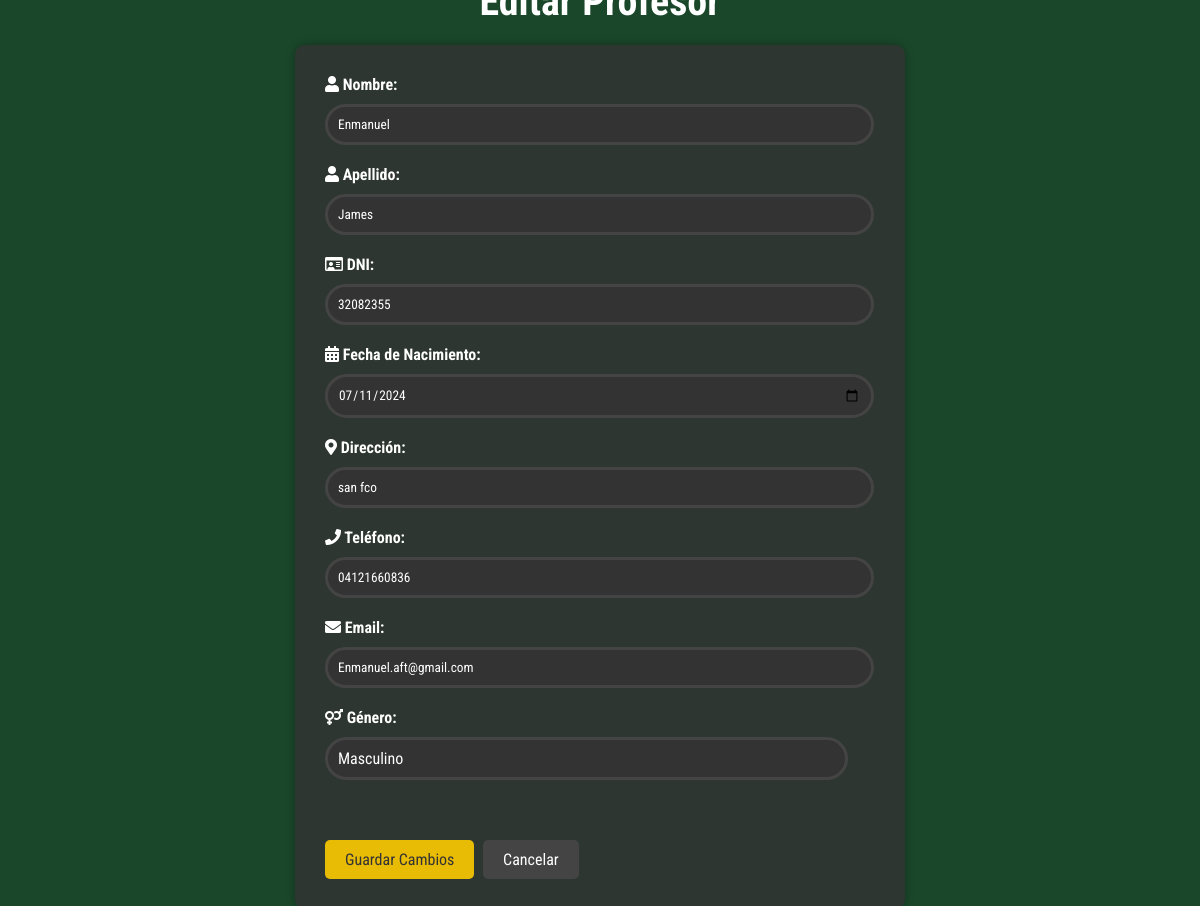
The app's page /edit_profesor/1 with its own data.
### tables this page shows
CREATE TABLE Profesor (
    id_profesor INTEGER PRIMARY KEY AUTOINCREMENT,
    dni_profesor VARCHAR(20) UNIQUE NOT NULL,
    nombre VARCHAR(100) NOT NULL,
    apellido VARCHAR(100) NOT NULL,
    fecha_nacimiento DATE NOT NULL,
    direccion VARCHAR(255) NOT NULL,
    telefono VARCHAR(20) NOT NULL,
    email VARCHAR(100) UNIQUE NOT NULL,
    genero CHAR(1) CHECK(genero IN ('M', 'F'))
);

### app/views_P.py (the view)
@app.route('/edit_profesor/<int:id>', methods=['GET', 'POST'])
def edit_profesor(id):
    conn = get_db()
    if request.method == 'POST':
        try:
            dni_profesor = request.form['dni']
            nombre = request.form['nombre']
            apellido = request.form['apellido']
            fecha_nacimiento = request.form['fecha_nacimiento']
            direccion = request.form['direccion']
            telefono = request.form['telefono']
            email = request.form['email']
            genero = request.form['genero']
            errores = []
            if not dni_profesor:
                errores.append('El DNI es obligatorio.')
            if not nombre:
                errores.append('El nombre es obligatorio.')
            if not apellido:
                errores.append('El apellido es obligatorio.')
            if not fecha_nacimiento:
                errores.append('La fecha de nacimiento es obligatoria.')
            if not direccion:
                errores.append('La dirección es obligatoria.')
            if not telefono:
                errores.append('El teléfono es obligatorio.')
            if not email:
                errores.append('El email es obligatorio.')
            if not genero:
                errores.append('El género es obligatorio.')
            if errores:
                return render_template('edit_profesor.html', id=id, errores=errores)
            conn.execute('''
                UPDATE Profesor
                SET dni_profesor = ?, nombre = ?, apellido = ?, fecha_nacimiento = ?, direccion = ?, telefono = ?, email = ?, genero = ?
                WHERE id_profesor = ?
            ''', (dni_profesor, nombre, apellido, fecha_nacimiento, direccion, telefono, email, genero, id))
            conn.commit()
            flash('Profesor actualizado correctamente.', 'success')
            return redirect(url_for('profesores'))
        except Exception as e:
            return handle_error(f'Error al editar profesor: {str(e)}')
        finally:
            conn.close()
    else:
        cursor = conn.execute('SELECT * FROM Profesor WHERE id_profesor = ?', (id,))
        profesor = cursor.fetchone()
        conn.close()
        return render_template('edit_profesor.html', profesor=profesor, id=id)

### app/views_P.py (called while the page is built)
def get_db():
    db = getattr(g, '_database', None)
    if db is None:
        db = g._database = sqlite3.connect(DATABASE)
        db.row_factory = sqlite3.Row
    return db

@app.teardown_appcontext
def close_connection(exception):
    db = getattr(g, '_database', None)
    if db is not None:
        db.close()

### app/templates/edit_profesor.html (shortened to what this page needs)
<!DOCTYPE html>
<html lang="es">
<head>
    <link rel="stylesheet" href="{{ url_for('static', filename='styles.css') }}">
    <link rel="stylesheet" href="https://cdnjs.cloudflare.com/ajax/libs/font-awesome/5.15.3/css/all.min.css">
</head>
<body>
    <h1>Editar Profesor</h1>
    <form method="POST" action="{{ url_for('edit_profesor', id=profesor.id_profesor) }}">
            <label for="nombre"><i class="fas fa-user"></i> Nombre:</label>
            <input type="text" id="nombre" name="nombre" value="{{ profesor.nombre }}" required>
            <label for="apellido"><i class="fas fa-user"></i> Apellido:</label>
            <input type="text" id="apellido" name="apellido" value="{{ profesor.apellido }}" required>
            <label for="dni"><i class="far fa-id-card"></i> DNI:</label>
            <input type="text" id="dni" name="dni" value="{{ profesor.dni_profesor }}" readonly>
            <label for="fecha_nacimiento"><i class="fas fa-calendar-alt"></i> Fecha de Nacimiento:</label>
            <input type="date" id="fecha_nacimiento" name="fecha_nacimiento" value="{{ profesor.fecha_nacimiento }}">
            <label for="direccion"><i class="fas fa-map-marker-alt"></i> Dirección:</label>
            <input type="text" id="direccion" name="direccion" value="{{ profesor.direccion }} " required>
            <label for="telefono"><i class="fas fa-phone"></i> Teléfono:</label>
            <input type="tel" id="telefono" name="telefono" value="{{ profesor.telefono }}" required>
            <label for="email"><i class="fas fa-envelope"></i> Email:</label>
            <input type="email" id="email" name="email" value="{{ profesor.email }}" required>
            <label for="genero"><i class="fas fa-venus-mars"></i> Género:</label>
            <select id="genero" name="genero" required>
                <option value="M" {% if profesor.genero == 'M' %} selected {% endif %}>Masculino</option>
            </select>
        <button type="submit" class="btn">Guardar Cambios</button>
        <a href="{{ url_for('profesores') }}" class="btn btn-secondary">Cancelar</a>
    </form>
</body>
</html>

### app/static/styles.css (style rules this page uses)
body { font-family: 'Roboto Condensed', sans-serif; background-color: #4F0F19; display: flex; justify-content: center; align-items: center; height: 100vh; margin: 0; }
button { background-color: #e8bb05; color: #333; border: none; margin-top: 40px; padding: 10px 40px; border-radius: 100px; cursor: pointer; transition: background-color 0.5s; font-size: 20px; font-family: 'Roboto Condensed', sans-serif; margin-left: auto; display: block; }
select { border: none; background-color: #202020; padding: 10px 20px; border-radius: 100px; font-size: 16px; appearance: none; background: url('flecha_desplegable.png') no-repeat right center; }
select option { padding: 10px; }
body { font-family: 'Roboto Condensed', sans-serif; padding: 30px; }

### app/templates/edit_profesor.html (style rules this page uses)
body { font-family: 'Roboto Condensed', sans-serif; background-color: #1a472a; color: #fff; display: flex; justify-content: center; align-items: center; height: 100vh; margin: 0; flex-direction: column; }
h1 { font-size: 2.5em; margin-bottom: 20px; }
form { background-color: rgba(51, 51, 51, 0.8); padding: 30px; border-radius: 10px; box-shadow: 0 0 10px rgba(0, 0, 0, 0.3); width: 100%; max-width: 550px; }
label { display: block; margin-bottom: 10px; font-weight: bold; }
input[type="text"], input[type="date"], input[type="email"], input[type="tel"], select { width: 95%; padding: 10px; margin-bottom: 20px; border: 3px solid #444; border-radius: 50px; background-color: #333; color: #fff; font-family: 'Roboto Condensed', sans-serif; }
select { background-color: #333; }
.btn { background-color: #e8bb05; color: #333; border: none; padding: 10px 20px; border-radius: 5px; cursor: pointer; transition: background-color 0.3s; font-size: 16px; font-family: 'Roboto Condensed', sans-serif; margin-right: 5px; text-decoration: none; display: inline-block; text-align: center; }
.btn-secondary { background-color: #444; color: #fff; }

### records on screen
Profesor: nombre "Enmanuel", apellido "James", dni "32082355", fecha_nacimiento "07/11/2024", direccion "san fco", telefono "04121660836", email "Enmanuel.aft@gmail.com", genero "Masculino"
